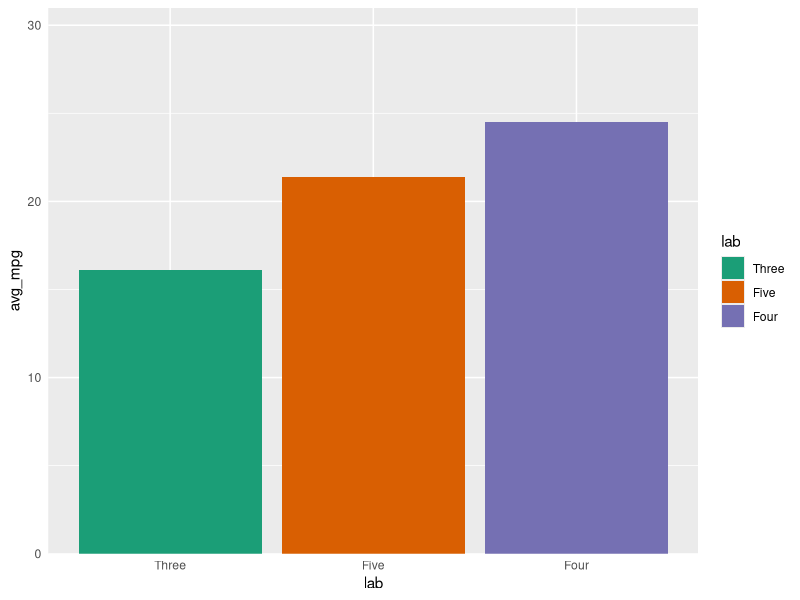

Reproduce this figure in R.
## ---- chunk 1
library(tidyverse)

VALS <- tribble(
  ~gear, ~lab,
  3, 'Three',
  5, 'Five',
  4, 'Four',
) %>% 
  # Use fct_inorder so I can just rearrange them here
  mutate_at(c('lab'), ~fct_inorder(.x))

mtcars %>% 
  left_join(VALS, by=c('gear')) %>% 
  group_by(lab) %>% 
  summarise(avg_mpg = mean(mpg)) %>% 
  ggplot(aes(lab, avg_mpg, fill=lab)) +
  geom_col()+
  scale_fill_brewer(palette='Dark2')+
  scale_y_continuous(
    limits=c(0, 30),
    breaks=seq(0, 30, 10),
    expand = expansion(add=c(0, 1))
  )+
  theme(
    axis.ticks = element_blank()
  )
## ---- chunk 2

